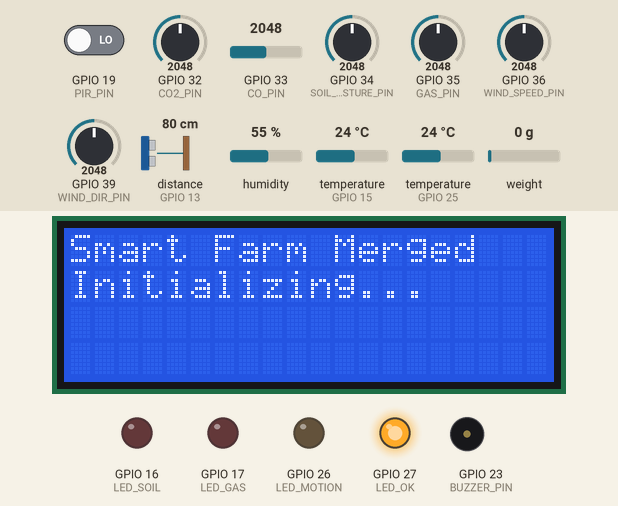
This sketch was run on a simulated ESP32. Parts: 20×4 character LCD, output pins drawn as LEDs (lit = HIGH), buzzer (waves = sounding). Wiring (from diagram.json): ultrasonic range finder: trigger GPIO 12; echo GPIO 13. Inputs (shaded band) come from the test bench; at power-on: GPIO 19 (PIR_PIN) LOW, GPIO 34 (SOIL_MOISTURE_PIN) = 2048, GPIO 32 (CO2_PIN) = 2048, GPIO 33 (CO_PIN) = 2048, GPIO 35 (GAS_PIN) = 2048, GPIO 36 (WIND_SPEED_PIN) = 2048, GPIO 39 (WIND_DIR_PIN) = 2048, distance to the obstacle (sensor on GPIO 13) 80 cm, humidity 55 %, temperature (sensors on GPIO 15, GPIO 25) 24 °C, weight on the scale 0 g. The echo pulse lasts 58.3 µs per cm; WiFi joins after 1.5 s; servers stay silent unless stated; pins used as bus, display or sensor lines are not drawn; what the sketch prints to the serial monitor is not drawn.

Above: at 1.2 s.
At 11.2 s:
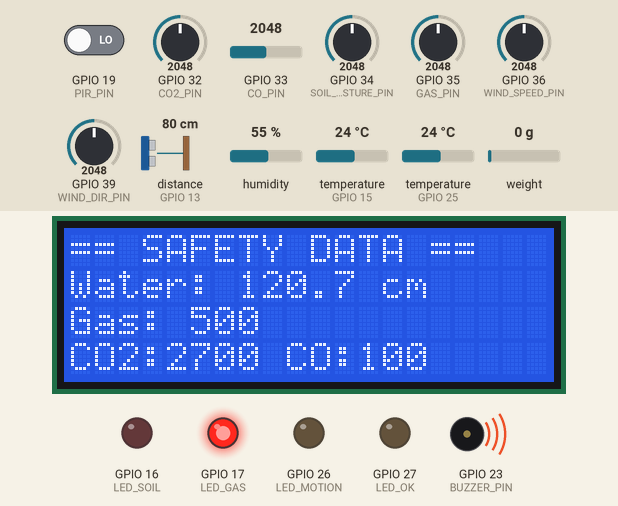
11.3 s: GPIO 19 (PIR_PIN) driven LOW
15.2 s: GPIO 19 (PIR_PIN) driven HIGH
At 18.2 s:
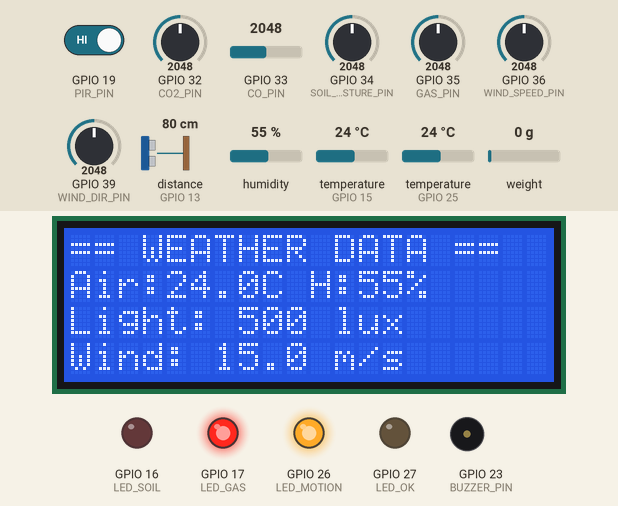
20.2 s: GPIO 34 (SOIL_MOISTURE_PIN) set to 2796
At 25.1 s:
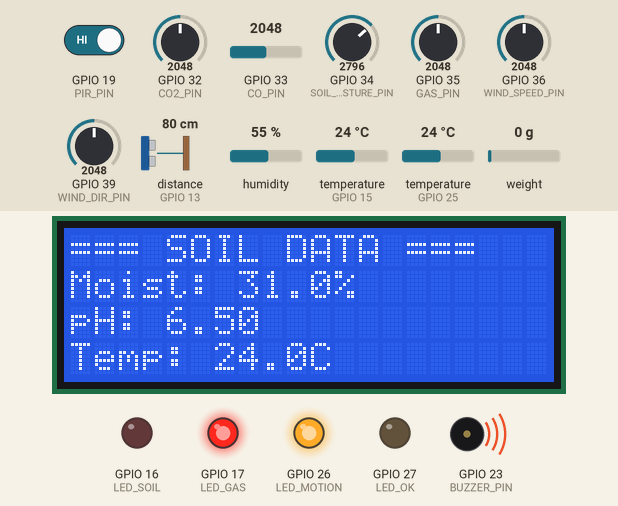
25.2 s: GPIO 34 (SOIL_MOISTURE_PIN) set to 2930
At 35.5 s:
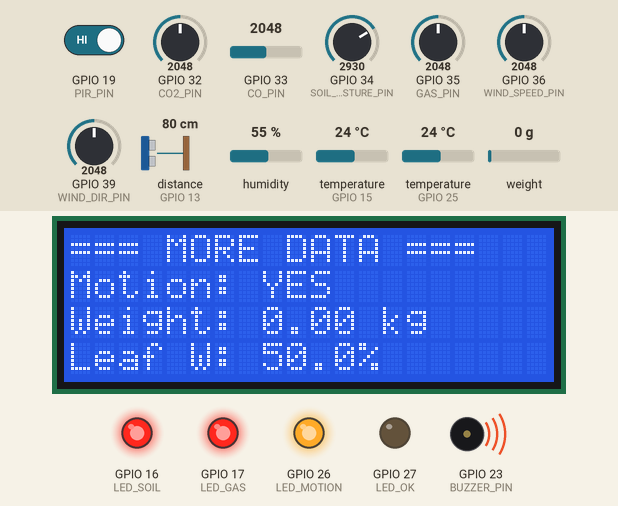
Timing chart, 0 to 39.7 s (numbered marks = the images above; inputs shaded):
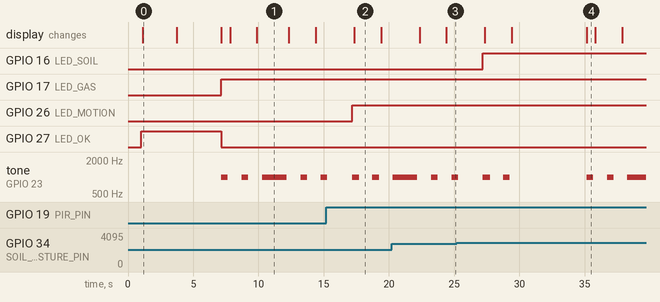

Measured:
- the behaviour switches between 2866 and 2867 on GPIO 34 (SOIL_MOISTURE_PIN) (found by bisection; images 3 and 4)
- after the input at 15.2 s, GPIO 26 (LED_MOTION): LOW → HIGH after 2.0 s
- after the input at 25.2 s, GPIO 16 (LED_SOIL): LOW → HIGH after 2.0 s
- by itself, tone on GPIO 23 (BUZZER_PIN): plays 1000 Hz for 0.56 s, 1000 Hz for 0.50 s, 1000 Hz for 0.50 s, 1000 Hz for 0.50 s, 1000 Hz for 1.4 s
- what the display in image 0 shows lasts 2.6 s, from 1.1 s to 3.7 s
- what the display in image 2 shows lasts 2.1 s, from 17.3 s to 19.4 s

The sketch:

smart_farm_merged.ino
```cpp
/*
 * SMART MONITORING FARM - MERGED WOKWI VERSION
 *
 * This is a merged version of all three ESP32 nodes (Gateway, Soil, Weather)
 * combined into a single file for Wokwi simulation.
 *
 * Features Combined:
 * - Gateway Node: Firebase, LCD, Water Level, Gas/CO/CO2, Motion, Weight, LEDs, Buzzer
 * - Soil Node: Soil Moisture, pH, Temperature
 * - Weather Node: Leaf Wetness/Temp, Air Temp/Humidity, Light, Wind, Rainfall
 *
 * Note: ESP-NOW functionality is simulated with local variables
 */

#include <WiFi.h>
#include <FirebaseESP32.h>
#include <addons/TokenHelper.h>
#include <addons/RTDBHelper.h>
#include <Wire.h>
#include <LiquidCrystal_I2C.h>
#include <HX711.h>
#include <OneWire.h>
#include <DallasTemperature.h>
#include <DHT.h>
#include <Arduino.h>

// ============================================
// FIREBASE CONFIGURATION
// ============================================
#define WIFI_SSID "Wokwi-GUEST"
#define WIFI_PASSWORD ""

#define FIREBASE_HOST "smartmonitoringfarm.firebaseio.com"
#define API_KEY "AIzaSyCERYj-T7s_ohva1CSUrjfqIaNr5QgCkfU"
#define DATABASE_URL "https://smartmonitoringfarm-default-rtdb.firebaseio.com/"
#define USER_EMAIL "shahdgamal1977@gmail.com"
#define USER_PASSWORD "12345678"

// ============================================
// PIN DEFINITIONS - ALL SENSORS
// ============================================
// Gateway Node Sensors
#define TRIG_PIN 12           // Ultrasonic trigger
#define ECHO_PIN 13           // Ultrasonic echo
#define GAS_PIN 35            // Gas sensor analog
#define CO2_PIN 32            // CO2 sensor analog
#define CO_PIN 33             // CO sensor analog
#define PIR_PIN 19            // Motion sensor digital
#define HX711_DT 25           // Weight scale data
#define HX711_SCK 18          // Weight scale clock
#define BUZZER_PIN 23         // Alert buzzer
#define LED_SOIL 16           // Soil alert LED
#define LED_GAS 17            // Gas alert LED
#define LED_MOTION 26         // Motion LED
#define LED_OK 27             // System OK LED

// Soil Node Sensors
#define SOIL_MOISTURE_PIN 34  // Soil moisture sensor
#define SOIL_PH_PIN 35        // Soil pH sensor (shared with GAS_PIN - alternate reading)
#define SOIL_TEMP_PIN 15      // DS18B20 temperature sensor

// Weather Node Sensors
#define LEAF_WETNESS_PIN 32   // Leaf wetness sensor (shared with CO2_PIN)
#define LEAF_TEMP_PIN 35      // Leaf temperature sensor (shared with GAS_PIN/PH)
#define DHT_PIN 25            // DHT22 sensor (shared with HX711_DT)
#define LDR_PIN 33            // Light sensor (shared with CO_PIN)
#define WIND_SPEED_PIN 36     // Wind speed sensor
#define WIND_DIR_PIN 39       // Wind direction sensor
#define RAINFALL_PIN 39       // Rainfall sensor (shared with WIND_DIR)

// ============================================
// SENSOR SETUP
// ============================================
LiquidCrystal_I2C lcd(0x27, 20, 4);
HX711 scale;
OneWire oneWire(SOIL_TEMP_PIN);
DallasTemperature soilTempSensor(&oneWire);
#define DHTTYPE DHT22
DHT dht(DHT_PIN, DHTTYPE);

// Firebase objects
FirebaseData fbdo;
FirebaseAuth auth;
FirebaseConfig config;

// ============================================
// DATA STRUCTURES
// ============================================
struct SoilData {
  float soilMoisture;
  float soilPH;
  float soilTemp;
  unsigned long timestamp;
} soilData;

struct WeatherData {
  float leafWetness;
  float leafTemp;
  float airTemp;
  float humidity;
  float lightIntensity;
  float windSpeed;
  float windDirection;
  float rainfall;
  unsigned long timestamp;
} weatherData;

struct GatewayData {
  float waterLevel;
  float gasLevel;
  float co2Level;
  float coLevel;
  bool motion;
  float weight;
  unsigned long timestamp;
} gatewayData;

// ============================================
// ALERT THRESHOLDS
// ============================================
const float MOISTURE_LOW = 30.0;
const float GAS_HIGH = 500.0;
const float CO2_HIGH = 1000.0;
const float CO_HIGH = 50.0;
const float WATER_LOW = 10.0;
const int TANK_HEIGHT = 200;

// ============================================
// TIMING CONFIGURATION
// ============================================
const unsigned long SENSOR_READ_INTERVAL = 5000;   // Read sensors every 5 seconds
const unsigned long FIREBASE_INTERVAL = 30000;      // Upload every 30 seconds
const unsigned long LCD_INTERVAL = 2000;            // Update LCD every 2 seconds

unsigned long lastSensorRead = 0;
unsigned long lastFirebaseUpdate = 0;
unsigned long lastLCDUpdate = 0;
int lcdPage = 0;

// Calibration values for soil sensors
const int MOISTURE_DRY = 4095;
const int MOISTURE_WET = 0;
const float PH_MIN = 4.0;
const float PH_MAX = 9.0;

// ============================================
// SOIL NODE SENSOR FUNCTIONS
// ============================================
float readSoilMoisture() {
  int rawValue = analogRead(SOIL_MOISTURE_PIN);
  float moisture = map(rawValue, MOISTURE_DRY, MOISTURE_WET, 0, 100);
  moisture = constrain(moisture, 0, 100);
  return moisture;
}

float readSoilPH() {
  // Note: In actual implementation, you'd need to switch analog readings
  // For Wokwi, we'll use a different approach
  int rawValue = analogRead(SOIL_PH_PIN);
  float ph = map(rawValue, 0, 4095, PH_MIN * 100, PH_MAX * 100) / 100.0;
  ph = constrain(ph, 0, 14);
  return ph;
}

float readSoilTemp() {
  soilTempSensor.requestTemperatures();
  float temp = soilTempSensor.getTempCByIndex(0);
  if (temp == DEVICE_DISCONNECTED_C) {
    return 22.0; // Default value
  }
  return temp;
}

// ============================================
// WEATHER NODE SENSOR FUNCTIONS
// ============================================
float readLeafWetness() {
  int rawValue = analogRead(LEAF_WETNESS_PIN);
  float wetness = map(rawValue, 0, 4095, 0, 100);
  return constrain(wetness, 0, 100);
}

float readLeafTemp() {
  int rawValue = analogRead(LEAF_TEMP_PIN);
  float temp = map(rawValue, 0, 4095, -10, 50);
  return temp;
}

float readLightIntensity() {
  int rawValue = analogRead(LDR_PIN);
  float lux = map(rawValue, 0, 4095, 0, 1000);
  return lux;
}

float readWindSpeed() {
  int rawValue = analogRead(WIND_SPEED_PIN);
  float speed = map(rawValue, 0, 4095, 0, 30);
  return speed;
}

float readWindDirection() {
  int rawValue = analogRead(WIND_DIR_PIN);
  float direction = map(rawValue, 0, 4095, 0, 360);
  return direction;
}

String getWindDirectionName(float degrees) {
  if (degrees >= 337.5 || degrees < 22.5) return "N";
  else if (degrees >= 22.5 && degrees < 67.5) return "NE";
  else if (degrees >= 67.5 && degrees < 112.5) return "E";
  else if (degrees >= 112.5 && degrees < 157.5) return "SE";
  else if (degrees >= 157.5 && degrees < 202.5) return "S";
  else if (degrees >= 202.5 && degrees < 247.5) return "SW";
  else if (degrees >= 247.5 && degrees < 292.5) return "W";
  else return "NW";
}

float readRainfall() {
  int rawValue = analogRead(RAINFALL_PIN);
  float rain = map(rawValue, 0, 4095, 0, 100);
  return rain;
}

// ============================================
// GATEWAY NODE SENSOR FUNCTIONS
// ============================================
float readWaterLevel() {
  digitalWrite(TRIG_PIN, LOW);
  delayMicroseconds(2);
  digitalWrite(TRIG_PIN, HIGH);
  delayMicroseconds(10);
  digitalWrite(TRIG_PIN, LOW);

  long duration = pulseIn(ECHO_PIN, HIGH, 30000);
  float distance = duration * 0.034 / 2;

  if (distance == 0 || distance > 400) {
    return -1;
  }

  float waterLevel = TANK_HEIGHT - distance;
  waterLevel = max(0.0f, waterLevel);
  return waterLevel;
}

float readGasSensor() {
  int rawValue = analogRead(GAS_PIN);
  float gasLevel = map(rawValue, 0, 4095, 0, 1000);
  return gasLevel;
}

float readCO2() {
  int rawValue = analogRead(CO2_PIN);
  float co2Level = map(rawValue, 0, 4095, 400, 5000);
  return co2Level;
}

float readCO() {
  int rawValue = analogRead(CO_PIN);
  float coLevel = map(rawValue, 0, 4095, 0, 200);
  return coLevel;
}

bool readMotion() {
  return digitalRead(PIR_PIN);
}

float readWeight() {
  if (scale.is_ready()) {
    float weight = scale.get_units(5);
    return weight;
  }
  return 0;
}

// ============================================
// READ ALL SENSORS
// ============================================
void readAllSensors() {
  Serial.println("\n╔════════════════════════════════════════════════════╗");
  Serial.println("║      READING ALL SENSORS - MERGED SYSTEM          ║");
  Serial.println("╚════════════════════════════════════════════════════╝\n");

  unsigned long currentTime = millis();

  // Read Soil Sensors
  Serial.println("┌─────── SOIL NODE DATA ───────┐");
  soilData.soilMoisture = readSoilMoisture();
  soilData.soilPH = readSoilPH();
  soilData.soilTemp = readSoilTemp();
  soilData.timestamp = currentTime;

  Serial.printf("│ Moisture:    %6.2f %%       │\n", soilData.soilMoisture);
  Serial.printf("│ pH:          %6.2f          │\n", soilData.soilPH);
  Serial.printf("│ Temperature: %6.2f °C       │\n", soilData.soilTemp);
  Serial.println("└──────────────────────────────┘\n");

  // Read Weather Sensors
  Serial.println("┌─────── WEATHER NODE DATA ────────┐");
  weatherData.leafWetness = readLeafWetness();
  weatherData.leafTemp = readLeafTemp();
  weatherData.airTemp = dht.readTemperature();
  weatherData.humidity = dht.readHumidity();
  weatherData.lightIntensity = readLightIntensity();
  weatherData.windSpeed = readWindSpeed();
  weatherData.windDirection = readWindDirection();
  weatherData.rainfall = readRainfall();
  weatherData.timestamp = currentTime;

  // Handle DHT errors
  if (isnan(weatherData.airTemp)) weatherData.airTemp = 25.0;
  if (isnan(weatherData.humidity)) weatherData.humidity = 50.0;

  Serial.printf("│ Leaf Wetness: %6.2f %%       │\n", weatherData.leafWetness);
  Serial.printf("│ Leaf Temp:    %6.2f °C       │\n", weatherData.leafTemp);
  Serial.printf("│ Air Temp:     %6.2f °C       │\n", weatherData.airTemp);
  Serial.printf("│ Humidity:     %6.2f %%       │\n", weatherData.humidity);
  Serial.printf("│ Light:        %6.0f lux      │\n", weatherData.lightIntensity);
  Serial.printf("│ Wind Speed:   %6.2f m/s      │\n", weatherData.windSpeed);
  Serial.printf("│ Wind Dir:     %6.1f° (%s)    │\n",
                weatherData.windDirection,
                getWindDirectionName(weatherData.windDirection).c_str());
  Serial.printf("│ Rainfall:     %6.2f mm       │\n", weatherData.rainfall);
  Serial.println("└──────────────────────────────────┘\n");

  // Read Gateway Sensors
  Serial.println("┌─────── GATEWAY NODE DATA ────────┐");
  gatewayData.waterLevel = readWaterLevel();
  gatewayData.gasLevel = readGasSensor();
  gatewayData.co2Level = readCO2();
  gatewayData.coLevel = readCO();
  gatewayData.motion = readMotion();
  gatewayData.weight = readWeight();
  gatewayData.timestamp = currentTime;

  Serial.printf("│ Water Level:  %6.1f cm       │\n", gatewayData.waterLevel);
  Serial.printf("│ Gas:          %6.0f ppm      │\n", gatewayData.gasLevel);
  Serial.printf("│ CO2:          %6.0f ppm      │\n", gatewayData.co2Level);
  Serial.printf("│ CO:           %6.0f ppm      │\n", gatewayData.coLevel);
  Serial.printf("│ Motion:       %s              │\n", gatewayData.motion ? "DETECTED" : "None    ");
  Serial.printf("│ Weight:       %6.2f kg       │\n", gatewayData.weight);
  Serial.println("└──────────────────────────────────┘\n");
}

// ============================================
// LCD DISPLAY FUNCTIONS
// ============================================
void updateLCD() {
  lcd.clear();
  lcd.setCursor(0, 0);

  switch (lcdPage) {
    case 0:  // Soil Data
      lcd.print("=== SOIL DATA ===");
      lcd.setCursor(0, 1);
      lcd.printf("Moist: %.1f%%", soilData.soilMoisture);
      lcd.setCursor(0, 2);
      lcd.printf("pH: %.2f", soilData.soilPH);
      lcd.setCursor(0, 3);
      lcd.printf("Temp: %.1fC", soilData.soilTemp);
      break;

    case 1:  // Weather Data
      lcd.print("== WEATHER DATA ==");
      lcd.setCursor(0, 1);
      lcd.printf("Air:%.1fC H:%.0f%%", weatherData.airTemp, weatherData.humidity);
      lcd.setCursor(0, 2);
      lcd.printf("Light: %.0f lux", weatherData.lightIntensity);
      lcd.setCursor(0, 3);
      lcd.printf("Wind: %.1f m/s", weatherData.windSpeed);
      break;

    case 2:  // Gateway Sensors 1
      lcd.print("== SAFETY DATA ==");
      lcd.setCursor(0, 1);
      lcd.printf("Water: %.1f cm", gatewayData.waterLevel);
      lcd.setCursor(0, 2);
      lcd.printf("Gas: %.0f", gatewayData.gasLevel);
      lcd.setCursor(0, 3);
      lcd.printf("CO2:%.0f CO:%.0f", gatewayData.co2Level, gatewayData.coLevel);
      break;

    case 3:  // Gateway Sensors 2
      lcd.print("=== MORE DATA ===");
      lcd.setCursor(0, 1);
      lcd.printf("Motion: %s", gatewayData.motion ? "YES" : "NO ");
      lcd.setCursor(0, 2);
      lcd.printf("Weight: %.2f kg", gatewayData.weight);
      lcd.setCursor(0, 3);
      lcd.printf("Leaf W: %.1f%%", weatherData.leafWetness);
      break;
  }

  lcdPage = (lcdPage + 1) % 4;
}

// ============================================
// ALERT SYSTEM
// ============================================
void checkAlerts() {
  bool alertActive = false;

  // Check soil moisture alert
  if (soilData.soilMoisture < MOISTURE_LOW) {
    digitalWrite(LED_SOIL, HIGH);
    alertActive = true;
  } else {
    digitalWrite(LED_SOIL, LOW);
  }

  // Check gas alerts
  if (gatewayData.gasLevel > GAS_HIGH ||
      gatewayData.co2Level > CO2_HIGH ||
      gatewayData.coLevel > CO_HIGH) {
    digitalWrite(LED_GAS, HIGH);
    alertActive = true;
  } else {
    digitalWrite(LED_GAS, LOW);
  }

  // Check motion
  if (gatewayData.motion) {
    digitalWrite(LED_MOTION, HIGH);
  } else {
    digitalWrite(LED_MOTION, LOW);
  }

  // System OK LED
  digitalWrite(LED_OK, !alertActive ? HIGH : LOW);

  // Buzzer for critical alerts
  static unsigned long buzzerStartTime = 0;
  static bool buzzerOn = false;

  if (gatewayData.gasLevel > GAS_HIGH ||
      gatewayData.co2Level > CO2_HIGH ||
      gatewayData.coLevel > CO_HIGH) {
    unsigned long currentTime = millis();

    if (!buzzerOn && (currentTime - buzzerStartTime > 1000)) {
      ledcWriteTone(BUZZER_PIN, 1000);  // 1kHz tone
      buzzerOn = true;
      buzzerStartTime = currentTime;
    } else if (buzzerOn && (currentTime - buzzerStartTime > 500)) {
      ledcWriteTone(BUZZER_PIN, 0);
      buzzerOn = false;
      buzzerStartTime = currentTime;
    }
  } else {
    ledcWriteTone(BUZZER_PIN, 0);
    buzzerOn = false;
  }
}

// ============================================
// FIREBASE UPLOAD
// ============================================
void uploadToFirebase() {
  if (!Firebase.ready()) {
    Serial.println("[Firebase] Not ready yet...");
    return;
  }

  Serial.println("\n[Firebase] Uploading aggregated data...");

  String timestamp = String(millis());

  // Upload Soil Data
  Firebase.setFloat(fbdo, "/sensors/soil/moisture", soilData.soilMoisture);
  Firebase.setFloat(fbdo, "/sensors/soil/ph", soilData.soilPH);
  Firebase.setFloat(fbdo, "/sensors/soil/temperature", soilData.soilTemp);

  // Upload Weather Data
  Firebase.setFloat(fbdo, "/sensors/weather/airTemp", weatherData.airTemp);
  Firebase.setFloat(fbdo, "/sensors/weather/humidity", weatherData.humidity);
  Firebase.setFloat(fbdo, "/sensors/weather/leafWetness", weatherData.leafWetness);
  Firebase.setFloat(fbdo, "/sensors/weather/leafTemp", weatherData.leafTemp);
  Firebase.setFloat(fbdo, "/sensors/weather/light", weatherData.lightIntensity);
  Firebase.setFloat(fbdo, "/sensors/weather/windSpeed", weatherData.windSpeed);
  Firebase.setFloat(fbdo, "/sensors/weather/windDirection", weatherData.windDirection);
  Firebase.setFloat(fbdo, "/sensors/weather/rainfall", weatherData.rainfall);

  // Upload Gateway Data
  Firebase.setFloat(fbdo, "/sensors/gateway/waterLevel", gatewayData.waterLevel);
  Firebase.setFloat(fbdo, "/sensors/gateway/gas", gatewayData.gasLevel);
  Firebase.setFloat(fbdo, "/sensors/gateway/co2", gatewayData.co2Level);
  Firebase.setFloat(fbdo, "/sensors/gateway/co", gatewayData.coLevel);
  Firebase.setBool(fbdo, "/sensors/gateway/motion", gatewayData.motion);
  Firebase.setFloat(fbdo, "/sensors/gateway/weight", gatewayData.weight);

  // Upload Alerts
  Firebase.setBool(fbdo, "/alerts/soilMoistureLow", soilData.soilMoisture < MOISTURE_LOW);
  Firebase.setBool(fbdo, "/alerts/gasHigh", gatewayData.gasLevel > GAS_HIGH);
  Firebase.setBool(fbdo, "/alerts/co2High", gatewayData.co2Level > CO2_HIGH);
  Firebase.setBool(fbdo, "/alerts/coHigh", gatewayData.coLevel > CO_HIGH);
  Firebase.setBool(fbdo, "/alerts/waterLow", gatewayData.waterLevel < WATER_LOW);
  Firebase.setBool(fbdo, "/alerts/motionDetected", gatewayData.motion);

  Firebase.setString(fbdo, "/system/lastUpdate", timestamp);

  Serial.println("[Firebase] ✓ Data uploaded successfully\n");
}

// ============================================
// SETUP
// ============================================
void setup() {
  Serial.begin(115200);
  delay(1000);

  Serial.println("\n\n╔════════════════════════════════════════════════════╗");
  Serial.println("║   SMART MONITORING FARM - MERGED WOKWI VERSION     ║");
  Serial.println("║        All Sensors Combined - Initializing        ║");
  Serial.println("╚════════════════════════════════════════════════════╝\n");

  // Pin setup - Gateway
  pinMode(TRIG_PIN, OUTPUT);
  pinMode(ECHO_PIN, INPUT);
  pinMode(PIR_PIN, INPUT);
  pinMode(BUZZER_PIN, OUTPUT);
  pinMode(LED_SOIL, OUTPUT);
  pinMode(LED_GAS, OUTPUT);
  pinMode(LED_MOTION, OUTPUT);
  pinMode(LED_OK, OUTPUT);

  // Configure LEDC for buzzer (ESP32 Arduino 3.x compatible)
  ledcAttach(BUZZER_PIN, 1000, 8);

  // Initialize LEDs
  digitalWrite(LED_SOIL, LOW);
  digitalWrite(LED_GAS, LOW);
  digitalWrite(LED_MOTION, LOW);
  digitalWrite(LED_OK, HIGH);

  // Initialize LCD
  lcd.init();
  lcd.backlight();
  lcd.setCursor(0, 0);
  lcd.print("Smart Farm Merged");
  lcd.setCursor(0, 1);
  lcd.print("Initializing...");

  // Initialize HX711
  scale.begin(HX711_DT, HX711_SCK);
  scale.set_scale(12387.f);
  scale.tare();
  Serial.println("[✓] HX711 Scale initialized");

  // Initialize Soil Temperature Sensor
  soilTempSensor.begin();
  Serial.println("[✓] DS18B20 Soil Temp initialized");

  // Initialize DHT22
  dht.begin();
  Serial.println("[✓] DHT22 Weather Sensor initialized");

  // Print MAC Address
  WiFi.mode(WIFI_STA);
  Serial.print("[WiFi] MAC Address: ");
  Serial.println(WiFi.macAddress());

  // Connect to WiFi
  Serial.printf("[WiFi] Connecting to %s", WIFI_SSID);
  WiFi.begin(WIFI_SSID, WIFI_PASSWORD);

  int wifiAttempts = 0;
  while (WiFi.status() != WL_CONNECTED && wifiAttempts < 20) {
    delay(500);
    Serial.print(".");
    wifiAttempts++;
  }

  if (WiFi.status() == WL_CONNECTED) {
    Serial.println("\n[WiFi] ✓ Connected!");
    Serial.printf("[WiFi] IP Address: %s\n", WiFi.localIP().toString().c_str());

    // Configure Firebase
    config.api_key = API_KEY;
    config.database_url = DATABASE_URL;
    auth.user.email = USER_EMAIL;
    auth.user.password = USER_PASSWORD;
    config.token_status_callback = tokenStatusCallback;

    Firebase.begin(&config, &auth);
    Firebase.reconnectWiFi(true);

    Serial.println("[Firebase] ✓ Configured");
  } else {
    Serial.println("\n[WiFi] ✗ Connection failed!");
    Serial.println("[INFO] Continuing without cloud connectivity...");
  }

  lcd.clear();
  lcd.setCursor(0, 0);
  lcd.print("SMART FARM READY");
  lcd.setCursor(0, 1);
  lcd.print("All Systems Online");

  Serial.println("\n╔════════════════════════════════════════════════════╗");
  Serial.println("║          SMART FARM READY - MONITORING            ║");
  Serial.println("╚════════════════════════════════════════════════════╝\n");

  delay(2000);
}

// ============================================
// MAIN LOOP
// ============================================
void loop() {
  unsigned long currentTime = millis();

  // Read all sensors periodically
  if (currentTime - lastSensorRead >= SENSOR_READ_INTERVAL) {
    lastSensorRead = currentTime;
    readAllSensors();
  }

  // Update LCD periodically
  if (currentTime - lastLCDUpdate >= LCD_INTERVAL) {
    lastLCDUpdate = currentTime;
    updateLCD();
  }

  // Check alerts continuously
  checkAlerts();

  // Upload to Firebase periodically
  if (WiFi.status() == WL_CONNECTED &&
      currentTime - lastFirebaseUpdate >= FIREBASE_INTERVAL) {
    lastFirebaseUpdate = currentTime;
    uploadToFirebase();
  }

  delay(100);
}
```
